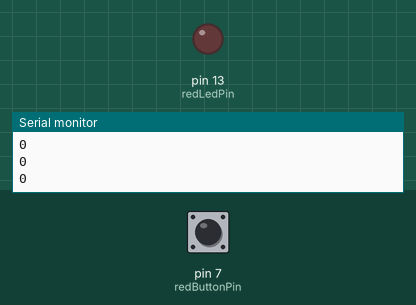
This sketch was run on a simulated Arduino Uno, built with avr-gcc and run on an emulated ATmega328P. On the bench: output pins drawn as LEDs (lit = HIGH), the last lines printed to the serial monitor. Inputs (shaded band) come from the test bench; at power-on: pin 7 (redButtonPin) HIGH.

Above: at 1.2 s.
1.3 s: pin 7 (redButtonPin) pulled LOW for 0.15 s
At 1.37 s:
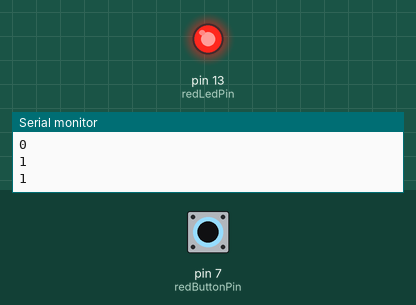
2.9 s: pin 7 (redButtonPin) pulled LOW for 3.2 s
At 6.7 s:
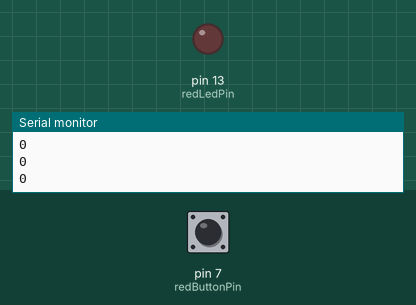
Timing chart, 0 to 8.2 s (numbered marks = the images above; inputs shaded):
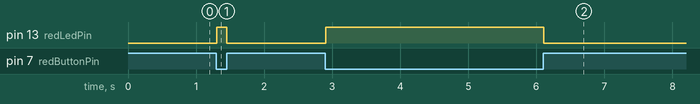

The sketch:

Arduino_push_button_on_off.ino
```cpp
/*
  Created 21 Apr 2025
  by Yase Dusu

  This program reads the state of a push button connected to pin 7 on the Arduino.
  When the button is pressed, the internal LED on pin 13 is turned on.
  When the button is not pressed, the LED is turned off.

  Additionally, the program sends a value over the serial port:
    - "1" when the button is pressed
    - "0" when the button is not pressed

  The serial data is sent at 9600 baud and can be used by a Processing sketch
  to trigger visual output, such as drawing random ellipses on the screen.
  Each message is followed by a newline character to ensure complete transmission.
*/

const int redLedPin = 13;
const int redButtonPin = 7;

void setup() {
  pinMode(redLedPin, OUTPUT);
  pinMode(redButtonPin, INPUT_PULLUP);
  Serial.begin(9600);                                   // start serial communication
}

void loop() {
  int redVal = digitalRead(redButtonPin);

  digitalWrite(redLedPin, redVal == LOW ? HIGH : LOW); // light led. digitalWrite(parameter, condition ? value_if_true : value_if_false);

  if (redVal == LOW) {                                 // Send 1 if button is pressed (LOW), 0 if not (HIGH)
    Serial.println(1);
  } else {
    Serial.println(0);
  }

  delay(50);                                          // Small delay to avoid flooding serial buffer


  /*
  if (redVal == HIGH) {
    digitalWrite(redLedPin, LOW);
  } else {
    digitalWrite(redLedPin, HIGH);
  }
  */
}
```

Measured:
- after the input at 1.3 s, pin 13 (redLedPin): LOW → HIGH at once, → LOW 0.15 s later
- after the input at 2.9 s, pin 13 (redLedPin): LOW → HIGH at once, → LOW 3.2 s later
